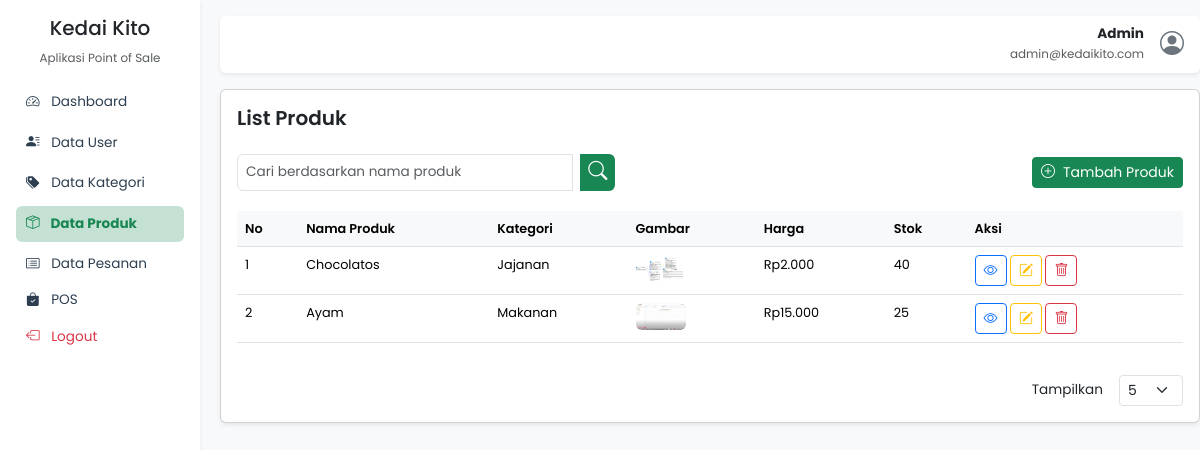
Page /dataproduk.php (signed in) on the committed database.
### tables this page shows
CREATE TABLE `produk` (
  `id` int(11) NOT NULL,
  `nama_produk` varchar(100) DEFAULT NULL,
  `kategori_id` int(11) DEFAULT NULL,
  `harga` int(11) DEFAULT NULL,
  `deskripsi` text DEFAULT NULL,
  `gambar` varchar(255) DEFAULT NULL,
  `stok` int(11) DEFAULT 0
);

CREATE TABLE `kategori` (
  `id` int(11) NOT NULL,
  `nama_kategori` varchar(100) DEFAULT NULL
);

### dataproduk.php (the view, shortened to what this page needs)
<?php
require_once 'koneksi.php';
$search = isset($_GET['search']) ? trim($_GET['search']) : '';
$per_page = isset($_GET['per_page']) ? (int)$_GET['per_page'] : 5;
$page = isset($_GET['page']) ? (int)$_GET['page'] : 1;
$offset = ($page - 1) * $per_page;
if (!empty($search)) {
  $stmt = $conn->prepare("SELECT produk.*, kategori.nama_kategori FROM produk
                          LEFT JOIN kategori ON produk.kategori_id = kategori.id
                          WHERE produk.nama_produk LIKE ?
                          ORDER BY produk.id DESC LIMIT ? OFFSET ?");
  $stmt->bind_param("sii", $like, $per_page, $offset);
} else {
  $stmt = $conn->prepare("SELECT produk.*, kategori.nama_kategori FROM produk
                          LEFT JOIN kategori ON produk.kategori_id = kategori.id
                          ORDER BY produk.id DESC LIMIT ? OFFSET ?");
  $stmt->bind_param("ii", $per_page, $offset);
}
$stmt->execute();
$result = $stmt->get_result();
$produk = $result->fetch_all(MYSQLI_ASSOC);
?>
<!DOCTYPE html>
<html lang="id">
<head>
  <link
    href="https://cdn.jsdelivr.net/npm/bootstrap@5.3.2/dist/css/bootstrap.min.css"
    rel="stylesheet" />
  <link
    href="https://cdn.jsdelivr.net/npm/bootstrap-icons@1.10.5/font/bootstrap-icons.css"
    rel="stylesheet" />
</head>
<body class="bg-light">
  <?php include 'components/sidebar.php'; ?>
  <div class="main-content ms-220 py-3" style="margin-left: 220px">
    <div
      class="d-flex justify-content-end align-items-center bg-white rounded shadow-sm px-3 py-2 mb-3">
      <div class="text-end me-3">
        <strong><?= $_SESSION['nama'] ?></strong><br />
        <small class="text-muted"><?= $_SESSION['email'] ?></small>
      </div>
      <i class="bi bi-person-circle fs-4 text-secondary"></i>
    </div>
    <div class="card shadow-sm">
      <div class="card-body">
        <h5 class="card-title mb-4 fw-semibold">List Produk</h5>
        <div class="search-container">
          <form class="input-group" method="GET" action="dataproduk.php">
            <input type="text" class="form-control form-control-sm me-2" name="search" value="<?= htmlspecialchars($search ?? '') ?>" placeholder="Cari berdasarkan nama produk" />
            <button class="btn btn-success btn-sm" type="submit">
              <i class="bi bi-search"></i>
            </button>
          </form>
          <a href="tambahproduk.php" class="btn btn-success btn-sm ms-3">
            <i class="bi bi-plus-circle me-2"></i>Tambah Produk
          </a>
        </div>
        <div class="table-responsive">
          <table class="table user-table table-hover">
            <thead>
              <tr>
                <th>No</th>
                <th>Nama Produk</th>
                <th>Kategori</th>
                <th>Gambar</th>
                <th>Harga</th>
                <th>Stok</th>
                <th>Aksi</th>
              </tr>
            </thead>
            <tbody>
              <?php if (empty($produk)): ?>
                <tr>
                  <td colspan="7" class="text-center text-muted py-4">
                    <i class="bi bi-exclamation-circle me-2"></i> Tidak ada data
                  </td>
                </tr>
              <?php else: ?>
                <?php $no = $offset + 1;
                foreach ($produk as $row): ?>
                  <tr>
                    <td><?= $no++ ?></td>
                    <td><?= htmlspecialchars($row['nama_produk']) ?></td>
                    <td><?= htmlspecialchars($row['nama_kategori']) ?></td>
                    <td>
                      <?php if (!empty($row['gambar'])): ?>
                        <img src="uploads/<?= htmlspecialchars($row['gambar']) ?>" alt="Gambar Produk" width="50" class="rounded">
                      <?php else: ?>
                        <span class="text-muted">-</span>
                      <?php endif; ?>
                    </td>
                    <td>Rp<?= number_format($row['harga'], 0, ',', '.') ?></td>
                    <td><?= $row['stok'] ?></td>
                    <td>
                      <a href="detail_produk.php?id=<?= $row['id'] ?>" class="btn btn-outline-primary btn-sm"><i class="bi bi-eye"></i></a>
                      <a href="editproduk.php?id=<?= $row['id'] ?>" class="btn btn-outline-warning btn-sm"><i class="bi bi-pencil-square"></i></a>
                      <button class="btn btn-outline-danger btn-sm" onclick="confirmDeleteProduk(<?= $row['id'] ?>)">
                        <i class="bi bi-trash"></i>
                      </button>
                    </td>
                  </tr>
                <?php endforeach ?>
              <?php endif ?>
            </tbody>
          </table>
        </div>
        <div class="d-flex justify-content-end align-items-center gap-3 mt-3 flex-wrap">
          <form method="GET" class="d-flex align-items-center gap-2">
            <label for="rowsPerPage" class="form-label me-2 mb-0">Tampilkan</label>
            <select id="rowsPerPage" name="per_page" class="form-select form-select-sm w-auto" onchange="this.form.submit()">
              <option <?= $per_page == 5 ? 'selected' : '' ?> value="5">5</option>
            </select>
          </form>
        </div>
      </div>
    </div>
  </div>
</body>
</html>

### dataproduk.php (style rules this page uses)
body { font-family: "Poppins", sans-serif; font-size: 0.85rem; }
.user-table th { font-weight: 600; background-color: #f8f9fa; font-size: 0.8rem; }
.user-table td { font-size: 0.8rem; }
.search-container { display: flex; justify-content: space-between; align-items: center; margin-bottom: 20px; }
.search-container .input-group { width: 40%; }
.search-container .input-group input { font-size: 0.85rem; }
.search-container .form-control { border-radius: 6px; }
.search-container .input-group button { border-radius: 6px; background-color: #198754; color: white; border: none; font-size: 0.85rem; }
.search-container .input-group button i { font-size: 1.2rem; }

### rows in the picture
produk: nama_produk "Chocolatos", kategori.nama_kategori "Jajanan", gambar (picture), harga "2.000", stok "40"
produk: nama_produk "Ayam", kategori.nama_kategori "Makanan", gambar (picture), harga "15.000", stok "25"

### other values in the picture
$_SESSION['nama'] "Admin"
$_SESSION['email'] "admin@kedaikito.com"
